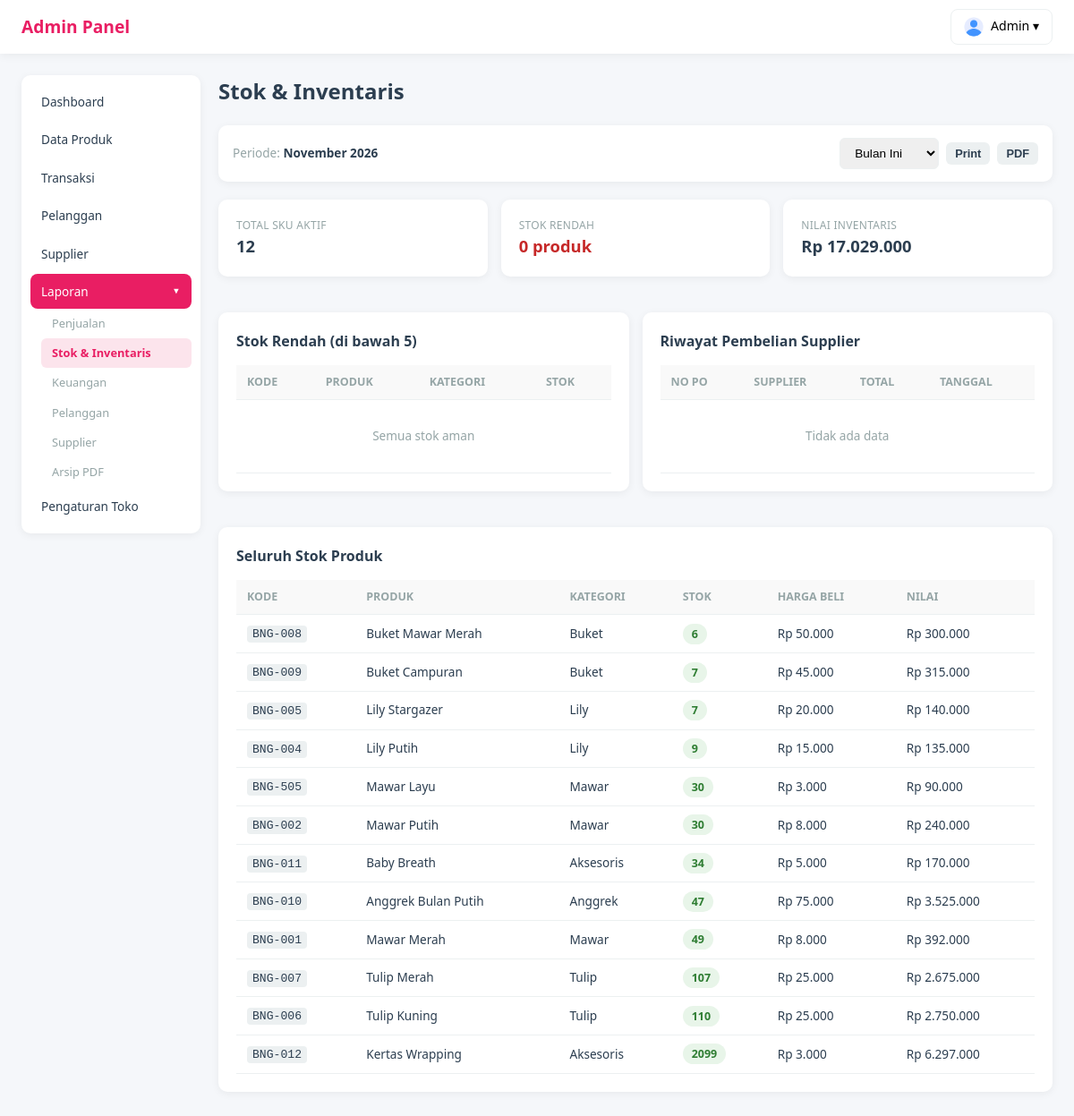
The page /admin/index.php?page=laporan&tab=stok on the database as committed earlier.
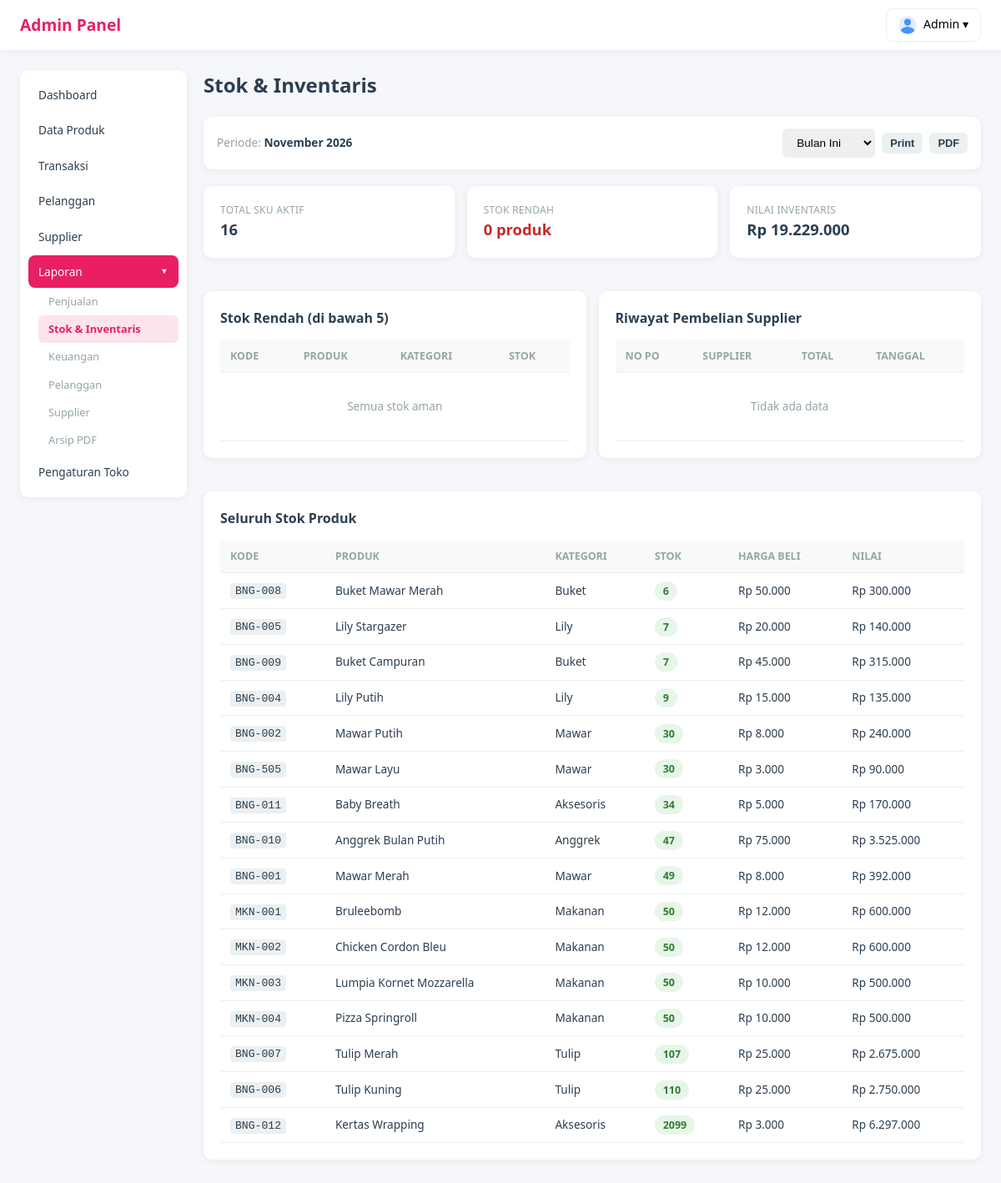
The same page on the database as committed later.
### tables this page shows
CREATE TABLE `produk` (
  `id` int(11) NOT NULL AUTO_INCREMENT,
  `kode_bunga` varchar(50) DEFAULT NULL,
  `nama_bunga` varchar(100) NOT NULL,
  `kategori_id` int(11) NOT NULL,
  `harga_beli` decimal(12,2) NOT NULL DEFAULT 0.00,
  `harga_jual` decimal(12,2) NOT NULL DEFAULT 0.00,
  `stok` int(11) NOT NULL DEFAULT 0,
  `foto` varchar(255) DEFAULT NULL,
  `deskripsi` text DEFAULT NULL,
  `is_active` tinyint(1) NOT NULL DEFAULT 1,
  `created_at` timestamp NULL DEFAULT current_timestamp(),
  `updated_at` timestamp NULL DEFAULT current_timestamp() ON UPDATE current_timestamp(),
  PRIMARY KEY (`id`),
  UNIQUE KEY `kode_bunga` (`kode_bunga`),
  KEY `kategori_id` (`kategori_id`),
  CONSTRAINT `produk_ibfk_1` FOREIGN KEY (`kategori_id`) REFERENCES `kategori_produk` (`id`)
);

CREATE TABLE `kategori_produk` (
  `id` int(11) NOT NULL AUTO_INCREMENT,
  `nama_kategori` varchar(50) NOT NULL,
  `deskripsi` text DEFAULT NULL,
  `created_at` timestamp NULL DEFAULT current_timestamp(),
  PRIMARY KEY (`id`),
  UNIQUE KEY `nama_kategori` (`nama_kategori`)
);

### html/admin/pages/laporan.php (the view, shortened to what this page needs)
<?php
$tab = $_GET['tab'] ?? 'overview';
$periode = $_GET['periode'] ?? 'bulan_ini';
switch ($periode) {
    case 'bulan_ini': $dateFrom = date('Y-m-01'); $dateTo = date('Y-m-d'); $periodeLabel = date('F Y'); break;
}
$tabTitles = ['overview'=>'Laporan Penjualan','stok'=>'Stok & Inventaris','keuangan'=>'Laporan Keuangan','pelanggan'=>'Laporan Pelanggan','supplier'=>'Laporan Supplier'];
?>
<h1 class="page-title"><?php echo $tabTitles[$tab] ?? 'Laporan'; ?></h1>
<div class="card" style="padding:14px 16px;margin-bottom:20px;">
    <div style="display:flex;justify-content:space-between;align-items:center;flex-wrap:wrap;gap:10px;">
        <p style="color:var(--gray);font-size:0.85rem;margin:0;">Periode: <strong style="color:var(--dark);"><?php echo $periodeLabel; ?></strong></p>
        <form method="GET" id="laporan-form" style="display:flex;gap:8px;flex-wrap:wrap;align-items:center;">
            <select name="periode" onchange="changePeriode(this.value)" style="padding:8px 12px;border:1.5px solid var(--gray-light);border-radius:6px;font-size:0.85rem;">
                <option value="bulan_ini" <?php echo $periode==='bulan_ini'?'selected':''; ?>>Bulan Ini</option>
            </select>
            <button type="button" class="btn btn-secondary btn-sm" onclick="printReport()">Print</button>
            <button type="button" class="btn btn-secondary btn-sm" onclick="downloadPDF()">PDF</button>
        </form>
    </div>
</div>
<?php if ($tab === 'stok'): ?>
<?php
$stokList = $db->query("SELECT p.kode_bunga, p.nama_bunga, p.stok, p.harga_beli, k.nama_kategori FROM produk p LEFT JOIN kategori_produk k ON p.kategori_id = k.id WHERE p.is_active = 1 ORDER BY p.stok ASC")->fetchAll();
$stokMinimum = (int)($_settings['stok_minimum_alert'] ?? 5);
$lowStok = array_filter($stokList, fn($p) => $p['stok'] <= $stokMinimum);
$totalNilaiStok = array_sum(array_map(fn($p) => $p['stok'] * $p['harga_beli'], $stokList));
$riwayatBeli = $db->prepare("SELECT ps.no_pembelian, ps.tanggal, ps.total, s.nama as supplier_nama FROM pembelian_stok ps LEFT JOIN supplier s ON s.id = ps.supplier_id WHERE DATE(ps.tanggal) BETWEEN :dari AND :sampai ORDER BY ps.tanggal DESC LIMIT 20");
$riwayatBeli->execute([':dari'=>$dateFrom,':sampai'=>$dateTo]);
$riwayatBeli = $riwayatBeli->fetchAll();
?>
<div class="summary-grid" style="margin-bottom:20px;">
    <div class="card summary-card"><div><p class="summary-label">Total SKU Aktif</p><p class="summary-value"><?php echo count($stokList); ?></p></div></div>
    <div class="card summary-card"><div><p class="summary-label">Stok Rendah</p><p class="summary-value" style="color:#c62828;"><?php echo count($lowStok); ?> produk</p></div></div>
    <div class="card summary-card"><div><p class="summary-label">Nilai Inventaris</p><p class="summary-value">Rp <?php echo number_format($totalNilaiStok,0,',','.'); ?></p></div></div>
</div>
<div style="display:grid;grid-template-columns:1fr 1fr;gap:15px;margin-bottom:20px;">
    <div class="card"><h3>Stok Rendah (di bawah <?php echo $stokMinimum; ?>)</h3>
        <div class="table-wrapper"><table class="table"><thead><tr><th>Kode</th><th>Produk</th><th>Kategori</th><th>Stok</th></tr></thead><tbody>
            <?php if (empty($lowStok)): ?><tr><td colspan="4" class="empty">Semua stok aman</td></tr><?php endif; ?>
        </tbody></table></div>
    </div>
    <div class="card"><h3>Riwayat Pembelian Supplier</h3>
        <div class="table-wrapper"><table class="table"><thead><tr><th>No PO</th><th>Supplier</th><th>Total</th><th>Tanggal</th></tr></thead><tbody>
            <?php if (empty($riwayatBeli)): ?><tr><td colspan="4" class="empty">Tidak ada data</td></tr><?php endif; ?>
        </tbody></table></div>
    </div>
</div>
<div class="card"><h3>Seluruh Stok Produk</h3>
    <div class="table-wrapper"><table class="table"><thead><tr><th>Kode</th><th>Produk</th><th>Kategori</th><th>Stok</th><th>Harga Beli</th><th>Nilai</th></tr></thead><tbody>
        <?php foreach ($stokList as $p): $nilai=$p['stok']*$p['harga_beli']; ?><tr><td><code><?php echo $p['kode_bunga']; ?></code></td><td><?php echo htmlspecialchars($p['nama_bunga']); ?></td><td><?php echo $p['nama_kategori']??'-'; ?></td><td><span class="badge <?php echo $p['stok']<=$stokMinimum?'badge-danger':'badge-ok'; ?>"><?php echo $p['stok']; ?></span></td><td>Rp <?php echo number_format($p['harga_beli'],0,',','.'); ?></td><td>Rp <?php echo number_format($nilai,0,',','.'); ?></td></tr><?php endforeach; ?>
    </tbody></table></div>
</div>
<?php endif; ?>

Rows that differ between the two databases and show on the page:
shown differently, row unchanged: produk "Lily Stargazer": moves up the list
shown differently, row unchanged: produk "Mawar Putih": moves up the list
added produk: kode_bunga "MKN-001", nama_bunga "Bruleebomb", kategori.nama_kategori "Makanan", stok "50", harga_beli "12.000", nilai "600.000"
added produk: kode_bunga "MKN-002", nama_bunga "Chicken Cordon Bleu", kategori.nama_kategori "Makanan", stok "50", harga_beli "12.000", nilai "600.000"
added produk: kode_bunga "MKN-003", nama_bunga "Lumpia Kornet Mozzarella", kategori.nama_kategori "Makanan", stok "50", harga_beli "10.000", nilai "500.000"
added produk: kode_bunga "MKN-004", nama_bunga "Pizza Springroll", kategori.nama_kategori "Makanan", stok "50", harga_beli "10.000", nilai "500.000"
Other text that changed with them:
count($stokList): "12" → "16"
$totalNilaiStok: "17.029.000" → "19.229.000"
